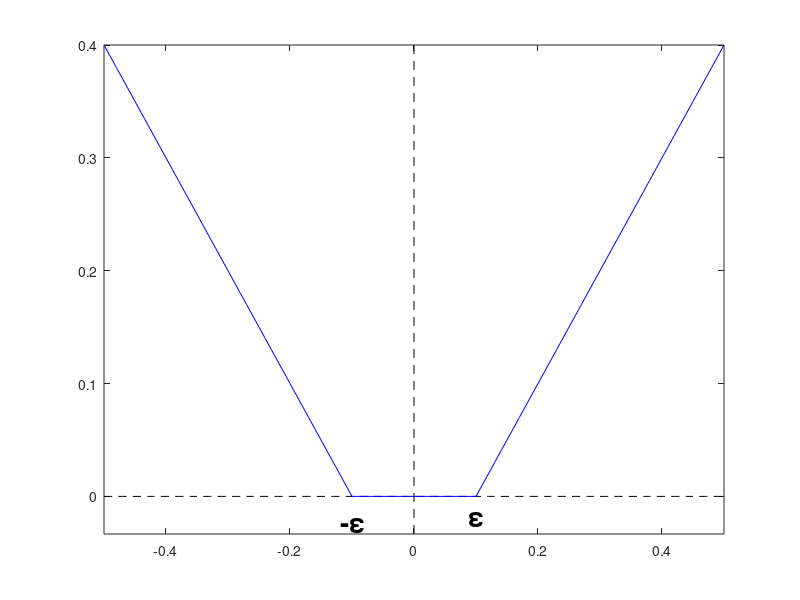

This figure's MATLAB source:
function EpsLoss(ep)
% Plots the epsilon-insensitive loss function for a given epsilon.

if nargin == 0
    ep = .1;
end

x = -5*ep:ep/10:5*ep;
lx = max(0, abs(x)-ep);
h = figure;
plot(x,zeros(size(x)),'k--',x,lx,'b',[0 0+eps],[-ep/3 max(lx)],'black--');
annotation(h,'textbox',[0.4258 0.113 0.0461 0.07664],...
    'String',{'-\epsilon'},...
    'FontWeight','bold',...
    'FontSize',20,'LineStyle','none');

% Create textbox
annotation(h,'textbox',[0.5858 0.1229 0.0394 0.06729],...
    'String',{'\epsilon'},...
    'FontWeight','bold',...
    'FontSize',20,'LineStyle','none');
axis([x(1) x(end) -ep/3 max(lx)]);

end

